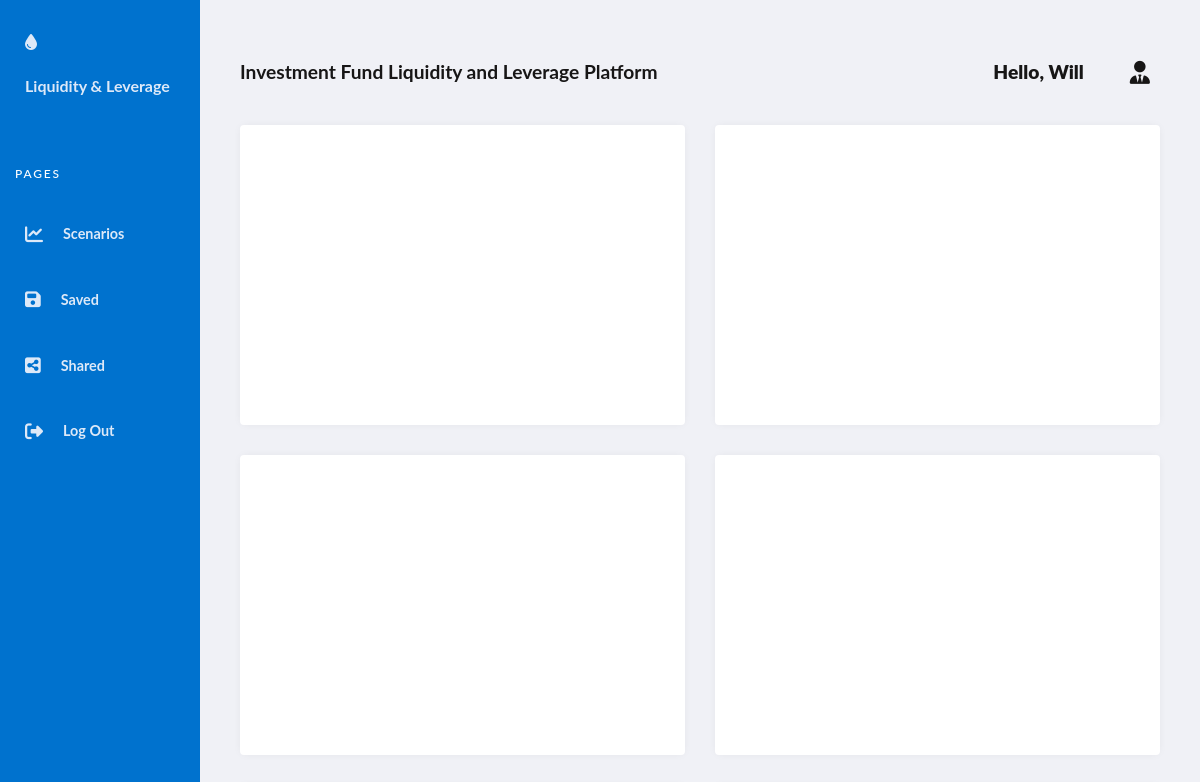
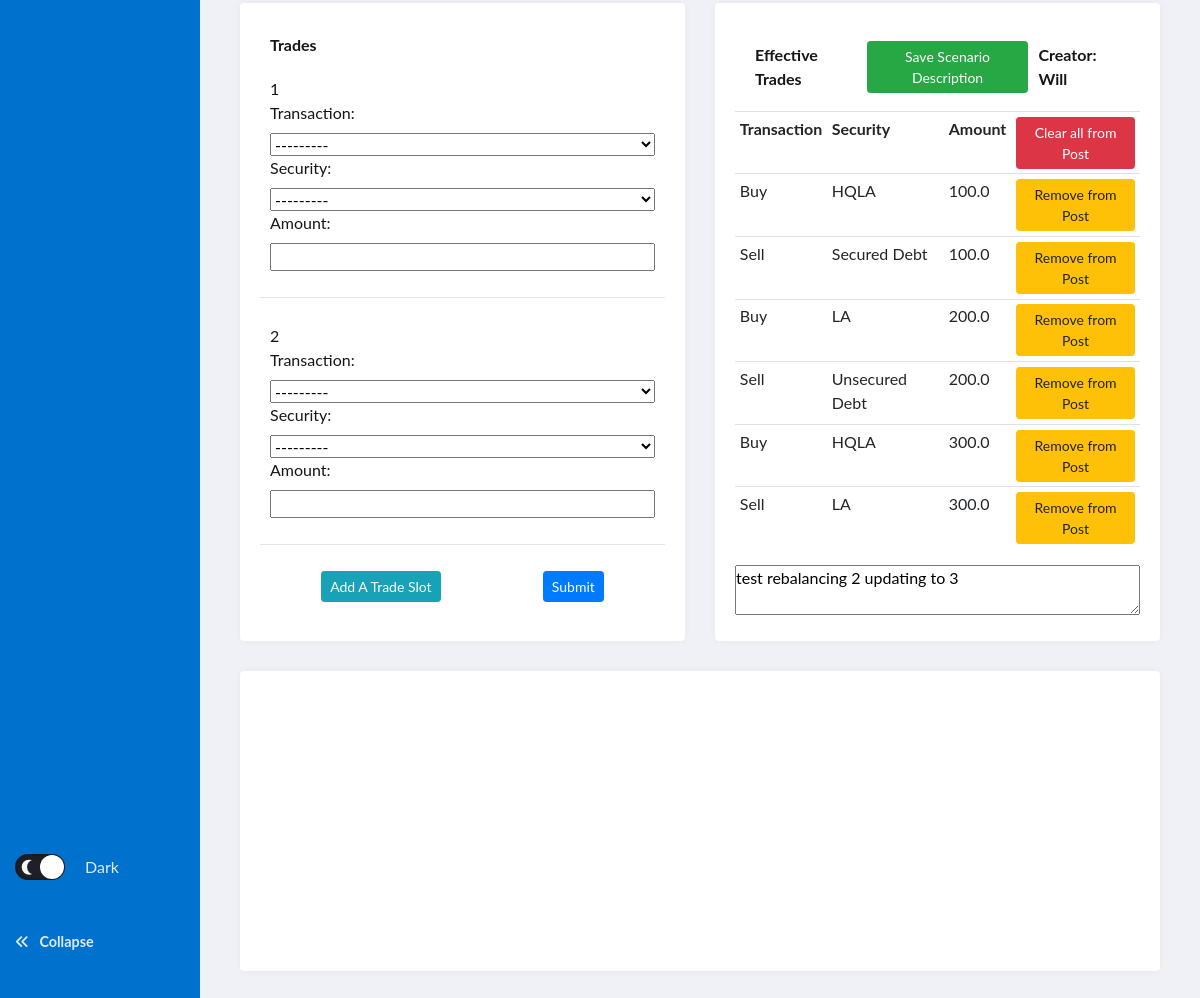
The app's page /?postid=20 (signed in) with its own data (2 pictures, top to bottom).
### fund/models.py (models this page shows, shortened)
class User(AbstractUser):
    pass

class Post(models.Model):
    user = models.ForeignKey(User, on_delete=models.CASCADE, related_name='post_user')
    content = models.CharField(max_length=6400)
    date_time = models.DateTimeField()
    like = models.ManyToManyField(User, blank=True, related_name='liking')
    trade = models.ManyToManyField(Trade, blank=True, related_name='trade_post')
    publish = models.BooleanField(default=False)
    def __str__(self):
        trades_str = ""
        for trade in self.trade.all():
            trades_str+=" "+ str(trade.id)
        return f"{self.user} posted {self.content} on {self.date_time} had trade ids: {trades_str}, with {self.like.count()} likes"

class Trade(models.Model):
    CODE = (
        ("Buy", "Buy"),
        ("Sell", "Sell")
    )
    CLASSIFICATION = (
        ("HQLA", "HQLA"),
        ("LA", "LA"),
        ("ILA", "ILA"),
        ("Secured Debt", "Secured Debt"),
        ("Unsecured Debt", "Unsecured Debt"),
        ("Synthetics", "Synthetics")
    )
    user = models.ForeignKey(User, on_delete=models.CASCADE, related_name='trade_user')
    transaction = models.CharField(max_length=50, choices=CODE)
    security = models.CharField(max_length=50, choices=CLASSIFICATION)
    amount = models.FloatField()

### fund/views.py (the view)
# urls.py: path("", views.scenarios, name="scenarios"),
def scenarios(request):
    add_trade_form = request.GET.get("add")
    postid = request.GET.get("postid")
    print(postid)
    if add_trade_form is None:
        TradeFormSet = inlineformset_factory(User, Trade, fields=("transaction", "security", "amount"), can_delete = False, max_num=2)
    else:
        TradeFormSet = inlineformset_factory(User, Trade, fields=("transaction", "security", "amount"), can_delete = False, extra=int(add_trade_form)+1)
    userid = request.user.id
    if userid:
        user = User.objects.get(id=userid)
        if postid:
            post = Post.objects.get(id=postid)
            if post.publish == True:
                post.publish = "Unpublish"
            elif post.publish == False:
                post.publish = "Publish"
            if post.user == user:
                save_post = "Save Scenario Description"
            else:
                save_post = "Save as New Secenario"
            extrade = post.trade.all()
        else:
            extrade = Trade.objects.filter(user=user)
    else:
        extrade = []
    formset_empty = TradeFormSet()
    if (postid is None) or (userid is None):
        post = []
        save_post = "Save Scenario"
    if request.method == "POST":
        formset = TradeFormSet(request.POST, instance=user)
        if formset.is_valid():
            formset.save()
            trades = Trade.objects.filter(user=user)
            trades = trades.order_by("-id")[:int(request.POST['trade_user-TOTAL_FORMS'])]
            if postid:
                for trade in trades:
                    post.trade.add(trade)
                return redirect('/?postid={}'.format(postid))
        return redirect("scenarios")
    else:
        print(post)
        print(save_post)
        return render(request, "fund/scenarios.html", {
            "formset_empty":formset_empty,
            "extrade":extrade,
            "post":post,
            "save_post": save_post
            })

### fund/templates/fund/scenarios.html (shortened to what this page needs)
{% extends "fund/main_page.html" %}
{% load static %}
{% block content %}
<div id="scenarios-view">
    <section class="grid">
        <article class="grid-chart">
            <div class="grid-cell">
                <div id="hisTrend"></div>
            </div>
        </article>
        <article class="grid-chart">
            <div class="grid-cell">
                <div id="assetComp"></div>
            </div>
        </article>
        <article class="grid-chart">
            <div class="grid-cell">
                <div id="liqImpact"></div>
            </div>
        </article>
        <article class="grid-chart">
            <div class="grid-cell">
                <div id="levImpact"></div>
            </div>
        </article>
        <article class="grid-group">
            <div class="grid-cell">
                <div class="trade-form-wrapper">
                    <div class="trade-form">Trades</div>
                        <form id="form" class="form" action="{% url 'scenarios' %}" method="POST">
                            {% for form in formset_empty %}
                                <div class="formset">
                                    <aside id="num_forms"> {{ forloop.counter }}</aside>
                                    {{form}}
                                </div>
                                <hr>
                            {% endfor %}
                            <div id="button-wrapper">
                                <a id="add_form" href="#" class="btn btn-sm btn-info" name="Add">Add A Trade Slot</a>
                                <input id="submit-form" type="submit" class="btn btn-sm btn-primary" name="Submit">
                            </div>
                        </form>
                </div>
            </div>
        </article>
        <article class="grid-group">
            <div class="grid-cell">
                <div class="effective-trades">
                    <div id="button-wrapper-header">
                        <div>Effective Trades</div>
                        <a id="save-post" href="#" class="btn btn-sm btn-success" name="save-post">{{ save_post }}</a>
                        <div hidden id="post_user">Creator: {{ post.user }}</div>
                    </div>
                    <table class="table table-sm">
                        <tr>
                            <th>Transaction</th>
                            <th>Security</th>
                            <th>Amount</th>
                            <th>
                                <a id="delete-all-button" href="{% url 'remove_all' %}" class="btn btn-sm btn-danger"><strong>Delete All</strong></a>
                            </th>
                        </tr>
                        {% for trade in extrade %}
                        <tr>
                            <td>{{trade.transaction}}</td>
                            <td>{{trade.security}}</td>
                            <td>{{trade.amount}}</td>
                            <td>
                                <a id="remove-button" href="{% url 'remove' trade.id %}" class="btn btn-sm btn-warning">Delete</a>
                            </td>
                        </tr>
                        {% endfor %}
                    </table>
                    <textarea id="scenario_content" placeholder="Enter description for the scenario">{{ post.content }}</textarea>
                </div>
            </div>
        </article>
        <article class="grid-chart">
        </article>
    </section>
</div>
{% endblock %}

### fund/templates/fund/main_page.html (shortened to what this page needs)
{% load static %}
<!DOCTYPE html>
<html lang="en">
    <head>
        <link rel="stylesheet" href="https://stackpath.bootstrapcdn.com/bootstrap/4.3.1/css/bootstrap.min.css">
        <link rel="stylesheet" href="{% static 'fund/styles.css' %}">
    </head>
    <body>
        <header class="page-header">
            <nav>
                <a href="#0" class="logo">
                <div width="140" height="49">
                    <i class="fas fa-tint"></i>
                </div>
                <span class="title">Liquidity & Leverage</span>
                </a>
                <ul class="admin-menu">
                <li class="menu-heading">
                    <h3>Pages</h3>
                </li>
                <li>
                    <a id="scenarios" class="nav-link" href={% url 'scenarios' %}>
                        <div>
                        </div>
                        <span>Scenarios</span>
                </li>
                <li>
                    <a class="nav-link" href="{% url 'saved' %}">
                    <div>
                    </div>
                    <span>Saved</span>
                    </a>
                </li>
                <li>
                    <a class="nav-link" href="{% url 'shared' %}">
                    <div>
                    </div>
                    <span>Shared</span>
                    </a>
                </li>
                {% if user.is_authenticated %}
                    <li class="nav-item">
                        <a class="nav-link" href="{% url 'logout' %}">
                        <div>
                        </div>
                        <span>Log Out</span>
                        </a>
                    </li>
                {% endif %}
                <li>
                    <div class="switch">
                        <label for="mode">
                            <span></span>
                            <span>Dark</span>
                        </label>
                    </div>
                    <button class="collapse-btn" aria-expanded="true" aria-label="collapse menu">
                    <section aria-hidden="true">
                        <i class="fas fa-angle-double-left"></i>
                    </section>
                    <span>Collapse</span>
                    </button>
                </li>
                </ul>
            </nav>
        </header>
        <section class="page-content">
            <section class="title-and-user">
                <div>Investment Fund Liquidity and Leverage Platform</div>
                <div class="admin-profile">
                <span class="greeting">
                    {% if user.is_authenticated %}
                            <a class="nav-link" href="#"><strong id="username">Hello, {{ user.username }}</strong></a>
                    {% endif %}
                </span>
                <div class="notifications">
                    <i class="fas fa-user-tie"></i>
                </div>
                </div>
            </section>
                {% block content %}
                {% endblock %}
        </section>
    </body>
</html>

### records on screen
User: username "Will"
Post: user "Will", content "test rebalancing 2 updating to 3"
Trade: transaction "Buy", security "HQLA", amount "100.0"
Trade: transaction "Sell", security "Secured Debt", amount "100.0"
Trade: transaction "Buy", security "LA", amount "200.0"
Trade: transaction "Sell", security "Unsecured Debt", amount "200.0"
Trade: transaction "Buy", security "HQLA", amount "300.0"
Trade: transaction "Sell", security "LA", amount "300.0"

### other values on screen
{{ save_post }} "Save Scenario Description"
